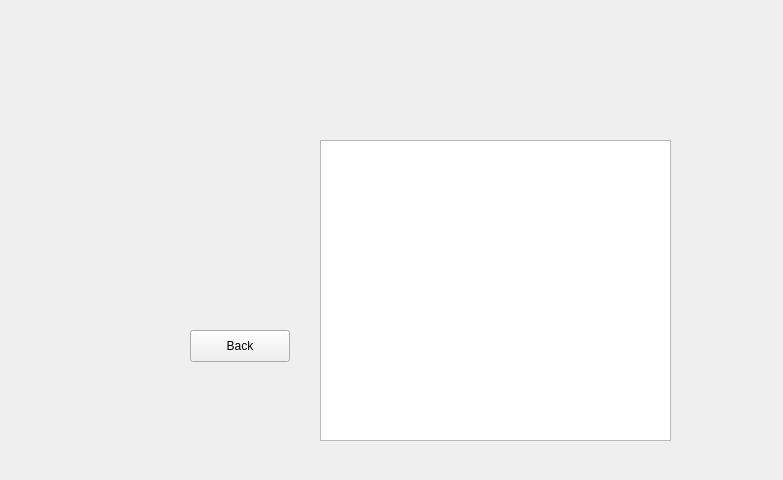
<?xml version="1.0" encoding="UTF-8"?>
<ui version="4.0">
 <class>Liked</class>
 <widget class="QWidget" name="Liked">
  <property name="geometry">
   <rect>
    <x>0</x>
    <y>0</y>
    <width>783</width>
    <height>480</height>
   </rect>
  </property>
  <property name="windowTitle">
   <string>Form</string>
  </property>
  <widget class="QTableWidget" name="likedTracks">
   <property name="geometry">
    <rect>
     <x>320</x>
     <y>140</y>
     <width>351</width>
     <height>301</height>
    </rect>
   </property>
  </widget>
  <widget class="QPushButton" name="backLiked">
   <property name="geometry">
    <rect>
     <x>190</x>
     <y>330</y>
     <width>100</width>
     <height>32</height>
    </rect>
   </property>
   <property name="text">
    <string>Back</string>
   </property>
  </widget>
 </widget>
 <resources/>
 <connections/>
</ui>
